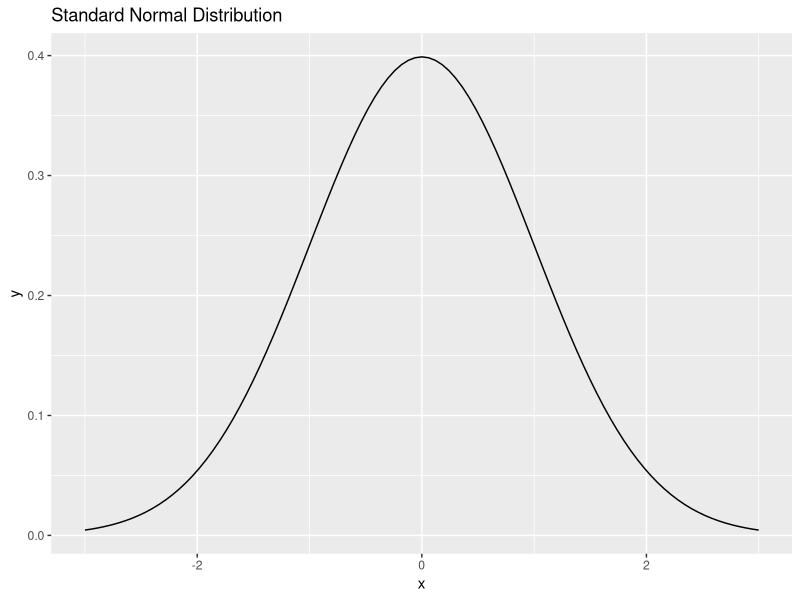
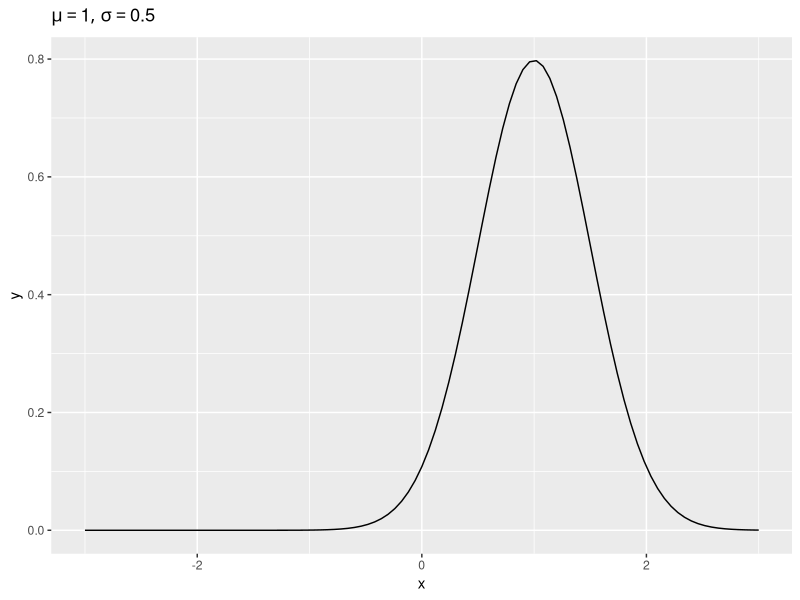
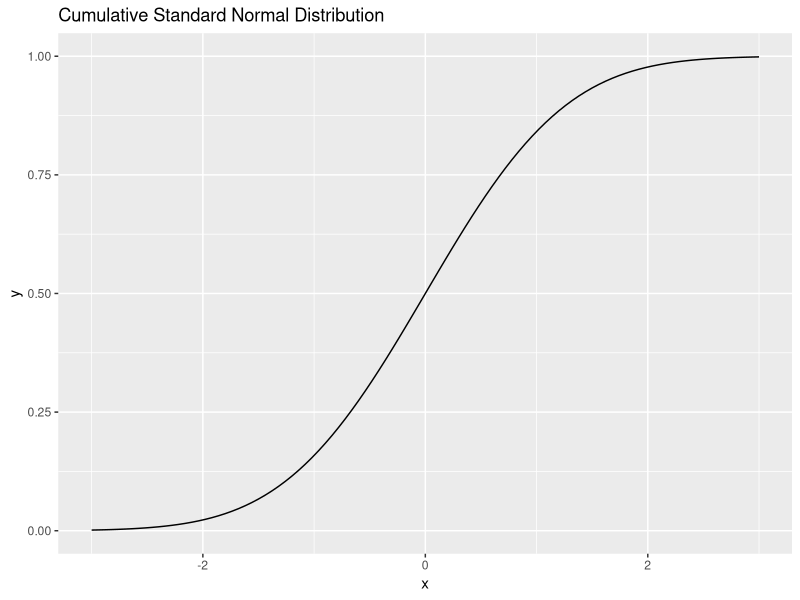
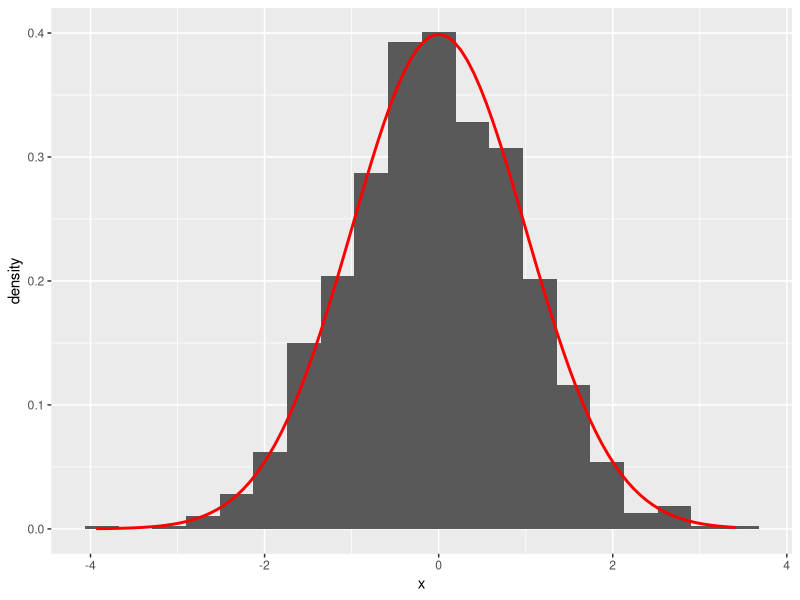
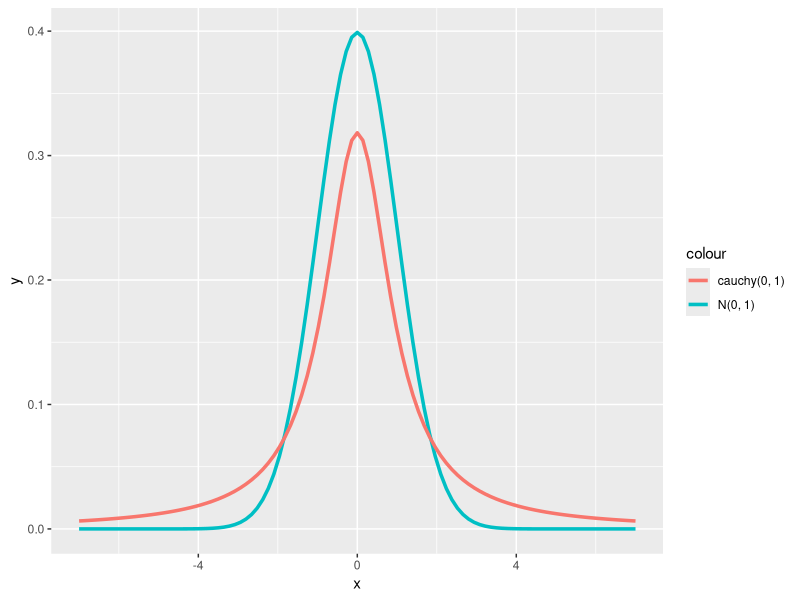
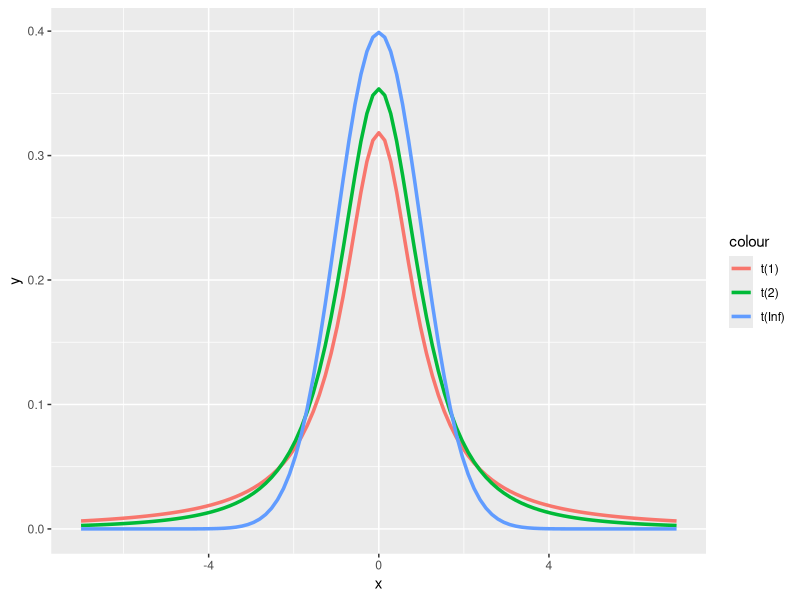
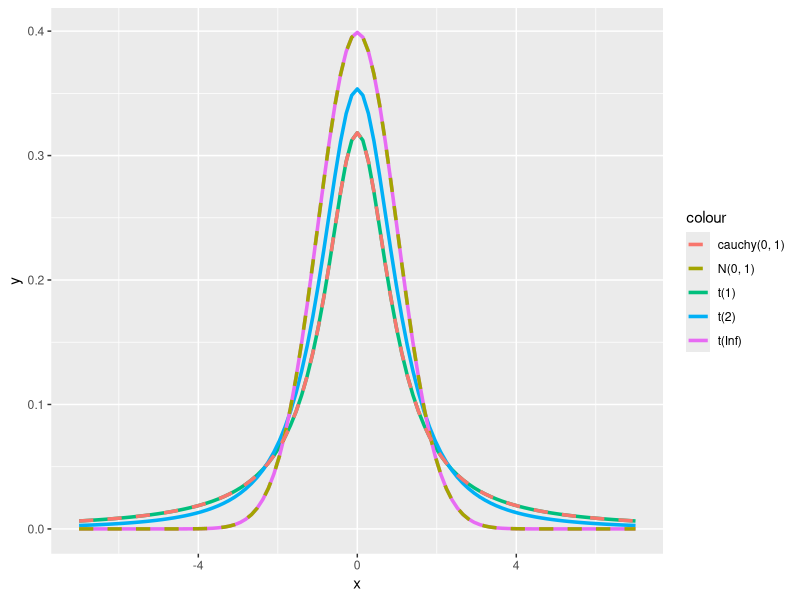
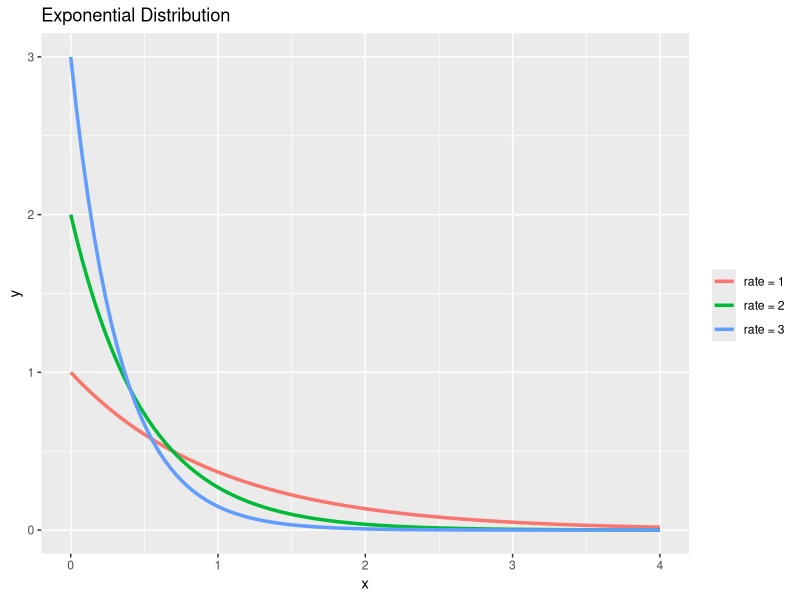

Here is the R script that generated these plots, in order:
library(tidyverse)

# Normal

dnorm(0, mean = 0, sd = 1)
pnorm(0, mean = 0, sd = 1)
qnorm(0.5, mean = 0, sd = 1)
rnorm(10, mean = 0, sd = 1)

dnorm(0, mean = 10, sd = 5)
pnorm(0, mean = 10, sd = 5)
qnorm(0.5, mean = 10, sd = 5)
rnorm(10, mean = 10, sd = 5)

integrate(dnorm, -Inf, 1.65)
pnorm(1.65)
qnorm(0.95)

integrate(dnorm, -Inf, 1.96)
pnorm(1.96)
qnorm(0.975)

ggplot(data.frame(x = c(-3, 3)), aes(x)) +
  stat_function(fun = dnorm) +
  labs(title = "Standard Normal Distribution")

ggplot(data.frame(x = c(-3, 3)), aes(x)) +
  stat_function(fun = dnorm, args = list(mean = 1, sd = 0.5)) +
  labs(title = expression(list(mu == 1, sigma == .5)))

ggplot(data.frame(x = c(-3, 3)), aes(x)) +
  stat_function(fun = pnorm) +
  labs(title = "Cumulative Standard Normal Distribution")

ggplot(data.frame(x = rnorm(1000))) +
  geom_histogram(aes(x = x, y = stat(density)), bins = 20) +
  stat_function(fun = dnorm, color = "red", size = 1)

# Cauchy

dcauchy(0, location = 0, scale = 1)
pcauchy(0, location = 0, scale = 1)
qcauchy(0.5, location = 0, scale = 1)
rcauchy(10, location = 0, scale = 1)

ggplot(data.frame(x = c(-7, 7)), aes(x)) +
  stat_function(aes(color = "N(0, 1)"),
                fun = dnorm,
                size = 1.2) +
  stat_function(aes(color = "cauchy(0, 1)"),
                fun = dcauchy,
                size = 1.2)

# t

dt(0, df = 10)
pt(0, df = 10)
qt(0.5, df = 10)
rt(10, df = 10)

ggplot(data.frame(x = c(-7, 7)), aes(x)) +
  stat_function(aes(color = "t(1)"),
                fun = dt,
                args = list(df = 1), size = 1.2) +
  stat_function(aes(color = "t(2)"),
                fun = dt,
                args = list(df = 2), size = 1.2) +
  stat_function(aes(color = "t(Inf)"),
                fun = dt,
                args = list(df = Inf), size = 1.2)

ggplot(data.frame(x = c(-7, 7)), aes(x)) +
  stat_function(aes(color = "t(1)"),
                fun = dt,
                args = list(df = 1), size = 1.2) +
  stat_function(aes(color = "t(2)"),
                fun = dt,
                args = list(df = 2), size = 1.2) +
  stat_function(aes(color = "t(Inf)"),
                fun = dt,
                args = list(df = Inf), size = 1.2) +
  stat_function(aes(color = "N(0, 1)"),
                fun = dnorm,
                linetype = "dashed",
                size = 1.2) +
  stat_function(aes(color = "cauchy(0, 1)"),
                fun = dcauchy,
                linetype = "dashed",
                size = 1.2)

# Exponential: time to event, E(x) = 1 / lambda

dexp(1, rate = 1)
pexp(1, rate = 1)
qexp(0.632, rate = 1)
rexp(10, rate = 1)

ggplot(data.frame(x = c(0, 4)), aes(x)) +
  stat_function(aes(color = "rate = 1"),
                fun = dexp,
                size = 1.2) +
  stat_function(aes(color = "rate = 2"),
                fun = dexp,
                args = list(rate = 2),
                size = 1.2) +
  stat_function(aes(color = "rate = 3"),
                fun = dexp,
                args = list(rate = 3),
                size = 1.2) +
  labs(title = "Exponential Distribution", color = "")

# F

df(1, df1 = 1, df2 = 1)
pf(1, df1 = 1, df2 = 1)
qf(0.5, df1 = 1, df2 = 1)
rf(10, df1 = 1, df2 = 1)

ggplot(data.frame(x = c(0, 5)), aes(x)) +
  stat_function(aes(color = "df = 1, 1"),
                fun = "df",
                args = list(df1 = 1, df2 = 1)) +
  stat_function(aes(color = "df = 3, 1"),
                fun = "df",
                args = list(df1 = 3, df2 = 1)) +
  stat_function(aes(color = "df = 5, 1"),
                fun = "df",
                args = list(df1 = 5, df2 = 1)) +
  labs(title = "F Distribution", color = "")

# Chi-Squared

dchisq(1, df = 1)
pchisq(1, df = 1)
qchisq(.683, df = 1)
rchisq(10, df = 1)

ggplot(data.frame(x = c(0, 7)), aes(x)) +
  stat_function(aes(color = "df = 1"),
                fun = "dchisq",
                args = list(df = 1)) +
  stat_function(aes(color = "df = 3"),
                fun = "dchisq",
                args = list(df = 2)) +
  stat_function(aes(color = "df = 5"),
                fun = "dchisq",
                args = list(df = 3)) +
  labs(title = "Chi-Squared Distribution")

rm(list=ls())
